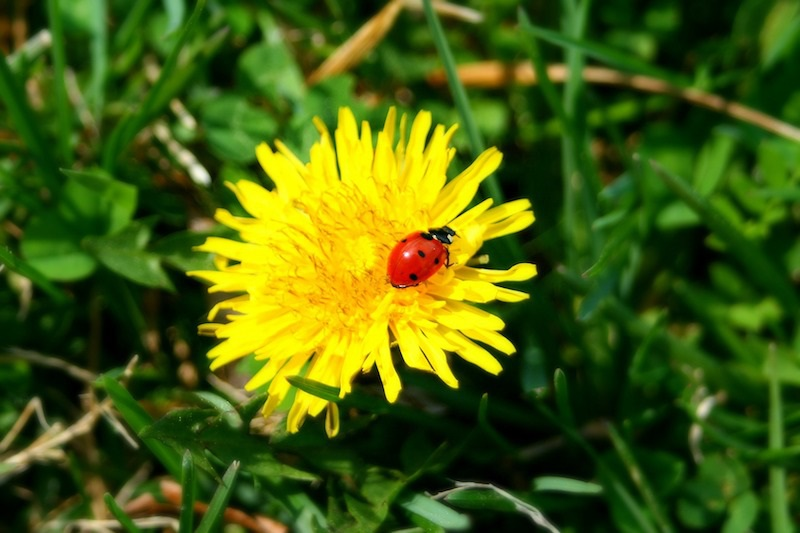
#> input picture 3-Machine Learning/2-No supervisado/3-Clustering/Practica/PROF_img/ladybug.jpg, 800 x 533 px
$ jupyter execute CLASE_EJER_1_kmeans_imagenes.ipynb
#> lines starting #> are read from the running program, lines starting #| are printed output that depends on the picture
# Agrupando colores

Vamos a crear imagenes con una cantidad fija de colores

#### 1. Importa las librerias
Vamos a necesitar `KMeans` de `sklearn.cluster`, `imread` de `matplotlib.image`, `matplotlib.pyplot` y `numpy`

[cell 1]
from matplotlib.image import imread
import matplotlib.pyplot as plt
from sklearn.cluster import KMeans

#### 2. Lee las imagenes
Utiliza alguna foto que tengas en tu ordenador y leela con la función `imread`

Consejo: utiliza una imagen pequeña si no quieres tardar una eternidad en que se ejecute el kmeans

[cell 2]
image = imread("PROF_img/ladybug.jpg")
#> image is the input picture: shape (533, 800, 3); mean R, G, B 71, 94.8, 13.8
image.shape
#> Out = (533, 800, 3)

Muestra la imagen para ver que se ha cargado bien

[cell 3]
plt.imshow(image);

#### 3. Modifica la estructura de la imagen
Queremos que cada pixel sea una observación por lo que tenemos que transformar nuestra imagen de un vector de forma (alto, ancho, color) a (alto x ancho, color). Color será siempre 3, que son los tres canales de los colores.

Ej: (300, 400, 3) -> (120000, 3)

[cell 4]
X = image.reshape(-1, 3)

[cell 5]
X

#### 4. K-means
Haz un k-means con la imagen de entrada (Con la nueva forma que le hemos dado). K será el número de colores que quieras que tenga tu imagen de salida

[cell 6]
kmeans = KMeans(n_clusters=8, random_state=42).fit(X)

#### 5. Sustituye cada valor por su centroide

Una vez hemos entrenado el kmeans entre otros parametros de salida tiene `cluster_centers_` y `labels_`. Utilizas para crear una nueva imagen (recuerda que las imagenes simplemente son vectores numéricos) en la que cada pixel se sustituye por su centroide correspondiente.

[cell 7]
kmeans.cluster_centers_
#> Out = [[17.57, 53.99, 2.9], [247.8, 229.8, 8.23], [68.22, 109.9, 21.15], [159, 164.3, 105], [40.73, 82.34, 8.42], [194.5, 137.1, 17.19], [100.2, 137.9, 47.27], [4.38, 23.96, 1.3]]

[cell 8]
kmeans.labels_

[cell 9]
kmeans.labels_

[cell 10]
segmented_img = kmeans.cluster_centers_[kmeans.labels_]

#### 6. Modifica la estructura de la imagen
Para trabajar con el k-means requeriamos que la imagen original fuese un solo vector, ahora como queremos volver a tener la imagen para volver mostrarla debemos hacer el proceso inverso a el paso 3. (Si has guardado la forma de la imagen original te será más facil hacer este paso)

[cell 11]
import numpy as np

[cell 12]
segmented_img = np.round(segmented_img.reshape(image.shape)).astype(int)
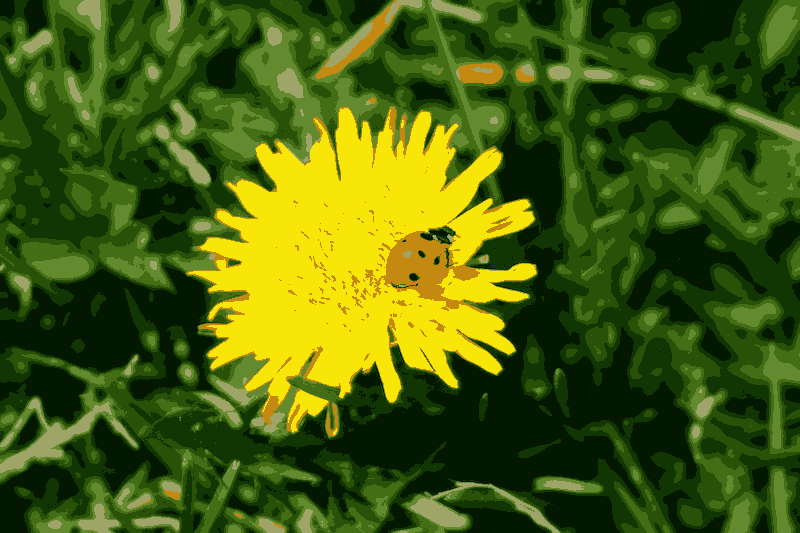
#> segmented_img: shape (533, 800, 3) int64; mean R, G, B 70.9, 94.7, 13.6

#### 7. Imprime y guarda en tu ordenador la imagen resultante

[cell 13]
# segmented_img

[cell 14]
plt.imshow(segmented_img)
plt.savefig("mi_imagen.jpg")

[cell 15]
# import the necessary packages
import numpy as np
import cv2


def centroid_histogram(clt):
    # grab the number of different clusters and create a histogram
    # based on the number of pixels assigned to each cluster
    numLabels = np.arange(0, len(np.unique(clt.labels_)) + 1)
    (hist, _) = np.histogram(clt.labels_, bins = numLabels)
    # normalize the histogram, such that it sums to one
    hist = hist.astype("float")
    hist /= hist.sum()
    # return the histogram
    return hist

def plot_colors(hist, centroids):
    # initialize the bar chart representing the relative frequency
    # of each of the colors
    bar = np.zeros((50, 300, 3), dtype = "uint8")
    startX = 0
    # loop over the percentage of each cluster and the color of
    # each cluster
    for (percent, color) in zip(hist, centroids):
        # plot the relative percentage of each cluster
        endX = startX + (percent * 300)
        cv2.rectangle(bar, (int(startX), 0), (int(endX), 50),
            color.astype("uint8").tolist(), -1)
        startX = endX

    # return the bar chart
    return bar

# build a histogram of clusters and then create a figure
# representing the number of pixels labeled to each color
hist = centroid_histogram(kmeans)
#> hist = [0.208, 0.129, 0.125, 0.0325, 0.176, 0.0265, 0.0817, 0.22]
bar = plot_colors(hist, kmeans.cluster_centers_)
#> the loop in plot_colors, `for (percent, color) in zip(hist, centroids):` made 8 passes
#> (percent, color, endX, startX) on passes 1 to 8: (0.208, [17.57, 53.99, 2.9], 62.51, 62.51), (0.129, [247.8, 229.8, 8.23], 101.4, 101.4), (0.125, [68.22, 109.9, 21.15], 138.7, 138.7), (0.0325, [159, 164.3, 105], 148.5, 148.5), (0.176, [40.73, 82.34, 8.42], 201.4, 201.4), (0.0265, [194.5, 137.1, 17.19], 209.3, 209.3), (0.0817, [100.2, 137.9, 47.27], 233.9, 233.9), (0.22, [4.38, 23.96, 1.3], 300, 300)
#> after the loop in plot_colors, `for (percent, color) in zip(hist, centroids):`:
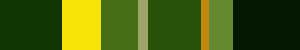
#> bar: shape (50, 300, 3); mean of channels 0, 1, 2 70.4, 93.9, 13.4; drawn as R, G, B
# show our color bart
plt.figure()
plt.axis("off")
plt.imshow(bar)
plt.show()
